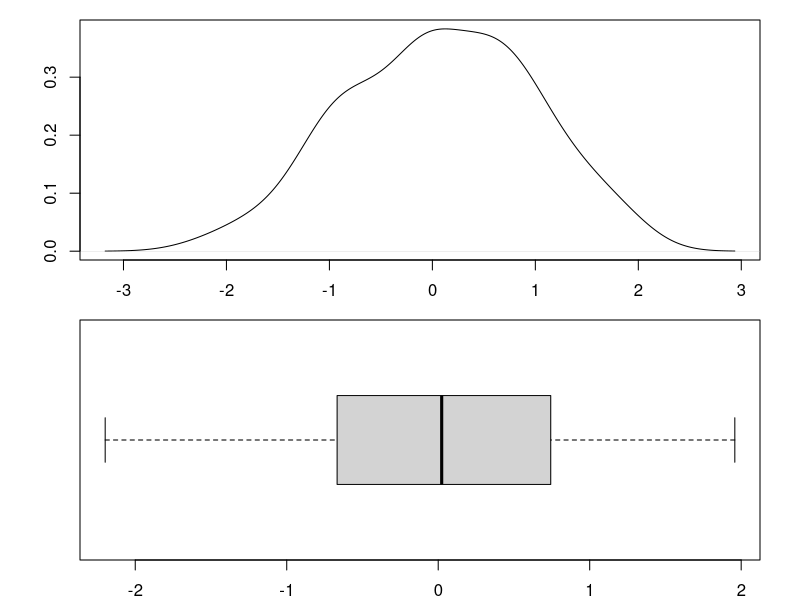

Write R code to recreate this figure.
## ---- chunk 1
data=rnorm(100)
par(mfrow=c(2,1))
par(mar=c(2,4,1,2))
plot(density(data), main = "", ylab ="", xlab ="")
boxplot(data, horizontal = T)
par(mfrow=c(1,1))
mean_data = mean(data)
